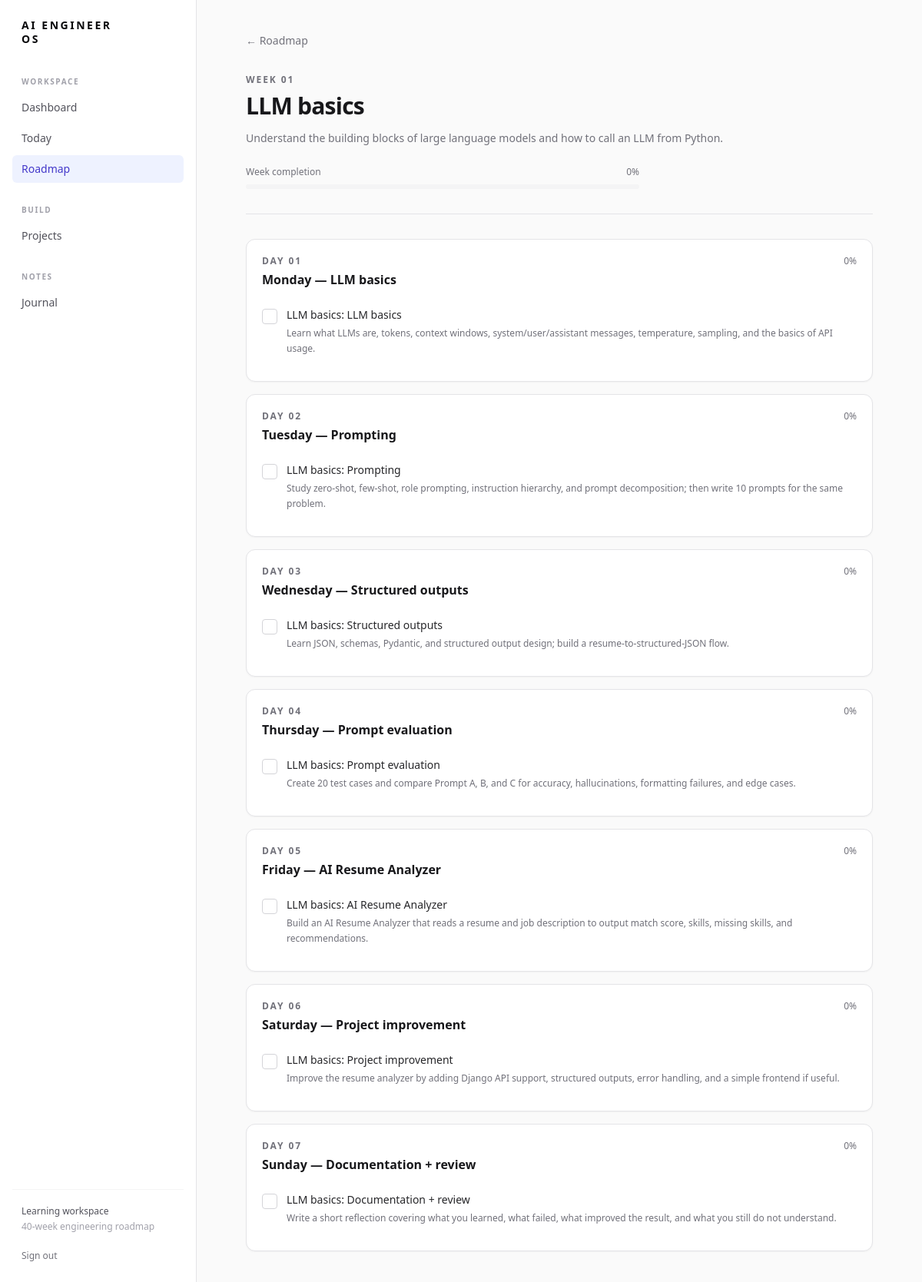
Page /roadmap/week/1/ (signed in) on the committed database.
### learning/models.py (models this page shows, shortened)
class ProgressMixin:
    def progress_from_tasks(self):
        tasks = self._task_queryset()
        total = tasks.count()
        return round(tasks.filter(completed=True).count() * 100 / total) if total else 0

class Week(ProgressMixin, models.Model):
    section = models.ForeignKey(Section, on_delete=models.CASCADE, related_name="weeks")
    number = models.PositiveIntegerField(unique=True)
    title = models.CharField(max_length=200)
    objective = models.TextField()
    completed = models.BooleanField(default=False)
    class Meta: ordering = ["number"]
    def _task_queryset(self): return Task.objects.filter(day__week=self)
    @property
    def progress(self): return self.progress_from_tasks()

class Day(ProgressMixin, models.Model):
    week = models.ForeignKey(Week, on_delete=models.CASCADE, related_name="days")
    day_number = models.PositiveSmallIntegerField()
    title = models.CharField(max_length=200)
    date = models.DateField(null=True, blank=True, db_index=True)
    class Meta:
        ordering = ["day_number"]
        constraints = [models.UniqueConstraint(fields=["week", "day_number"], name="unique_day_per_week")]
    def _task_queryset(self): return self.tasks.all()
    @property
    def progress(self): return self.progress_from_tasks()

class Task(models.Model):
    day = models.ForeignKey(Day, on_delete=models.CASCADE, related_name="tasks")
    title = models.CharField(max_length=300)
    description = models.TextField(blank=True)
    completed = models.BooleanField(default=False)
    order = models.PositiveIntegerField(default=0)
    completed_at = models.DateTimeField(null=True, blank=True)
    class Meta:
        ordering = ["order", "id"]
        constraints = [models.UniqueConstraint(fields=["day", "order"], name="unique_task_order_per_day")]

### learning/views.py (the view)
# urls.py: path("roadmap/", views.roadmap, name="roadmap"), path("roadmap/week/<int:week_number>/", views.week_detail, name="week_detail"),
@login_required
def week_detail(request, week_number):
    week = get_object_or_404(Week.objects.select_related("section").prefetch_related("days__tasks"), number=week_number)
    return render(request, "learning/week_detail.html", {"week": week})

### templates/learning/week_detail.html
{% extends 'base.html' %}{% block title %}{{ week.title }} · AI Engineer OS{% endblock %}{% block content %}<div class="page max-w-4xl"><a href="{% url 'roadmap' %}" class="text-sm font-medium text-zinc-500 hover:text-indigo-700">← Roadmap</a><header class="mt-8 border-b border-zinc-200 pb-8"><p class="eyebrow">Week {{ week.number|stringformat:'02d' }}</p><h1 class="mt-2 text-3xl font-semibold tracking-tight">{{ week.title }}</h1><p class="mt-3 max-w-2xl text-sm leading-6 text-zinc-500">{{ week.objective }}</p><div class="mt-6 max-w-lg">{% include 'components/progress_bar.html' with percentage=week.progress label='Week completion' %}</div></header><div class="mt-8 space-y-4">{% for day in week.days.all %}<section class="panel p-5"><div class="flex items-start justify-between"><div><p class="eyebrow">Day {{ day.day_number|stringformat:'02d' }}</p><h2 class="mt-1 text-base font-semibold">{{ day.title }}</h2></div><span class="text-xs text-zinc-500">{{ day.progress }}%</span></div><ul class="mt-3 divide-y divide-zinc-100">{% for task in day.tasks.all %}{% include 'components/task_item.html' with task=task %}{% empty %}<li class="py-3 text-sm text-zinc-500">No tasks yet.</li>{% endfor %}</ul></section>{% endfor %}</div></div>{% endblock %}

### templates/base.html (shortened to what this page needs)
{% load static %}<!doctype html><html lang="en"><head><script src="https://cdn.tailwindcss.com"></script></head><body>{% if user.is_authenticated %}{% include "components/sidebar.html" %}{% endif %}<main class="min-h-screen {% if user.is_authenticated %}lg:pl-64{% endif %}">{% block content %}{% endblock %}</main></body></html>

### templates/components/sidebar.html
<div id="sidebar-overlay" class="fixed inset-0 z-30 hidden bg-zinc-950/20 lg:hidden"></div><aside id="sidebar" class="fixed inset-y-0 left-0 z-40 flex w-64 -translate-x-full flex-col border-r border-zinc-200 bg-white px-4 py-6 transition-transform duration-200 lg:translate-x-0"><a href="{% url 'dashboard' %}" class="mb-10 px-3 text-sm font-bold leading-tight tracking-[.18em] text-zinc-950">AI ENGINEER<br>OS</a><nav class="space-y-7"><div><p class="mb-2 px-3 text-[10px] font-semibold tracking-[.16em] text-zinc-400">WORKSPACE</p>{% with n=request.resolver_match.url_name %}<a href="{% url 'dashboard' %}" class="block rounded-md px-3 py-2 text-sm {% if n == 'dashboard' %}bg-indigo-50 font-medium text-indigo-700{% else %}text-zinc-600 hover:bg-zinc-50{% endif %}">Dashboard</a><a href="{% url 'today' %}" class="mt-1 block rounded-md px-3 py-2 text-sm {% if n == 'today' %}bg-indigo-50 font-medium text-indigo-700{% else %}text-zinc-600 hover:bg-zinc-50{% endif %}">Today</a><a href="{% url 'roadmap' %}" class="mt-1 block rounded-md px-3 py-2 text-sm {% if n == 'roadmap' or n == 'week_detail' %}bg-indigo-50 font-medium text-indigo-700{% else %}text-zinc-600 hover:bg-zinc-50{% endif %}">Roadmap</a>{% endwith %}</div><div><p class="mb-2 px-3 text-[10px] font-semibold tracking-[.16em] text-zinc-400">BUILD</p><a href="{% url 'projects' %}" class="block rounded-md px-3 py-2 text-sm {% if 'project' in request.resolver_match.url_name %}bg-indigo-50 font-medium text-indigo-700{% else %}text-zinc-600 hover:bg-zinc-50{% endif %}">Projects</a></div><div><p class="mb-2 px-3 text-[10px] font-semibold tracking-[.16em] text-zinc-400">NOTES</p><a href="{% url 'journal' %}" class="block rounded-md px-3 py-2 text-sm {% if 'journal' in request.resolver_match.url_name %}bg-indigo-50 font-medium text-indigo-700{% else %}text-zinc-600 hover:bg-zinc-50{% endif %}">Journal</a></div></nav><div class="mt-auto border-t border-zinc-100 px-3 pt-5"><p class="text-xs font-medium text-zinc-600">Learning workspace</p><p class="mt-1 text-xs text-zinc-400">40-week engineering roadmap</p><form method="post" action="{% url 'logout' %}" class="mt-4">{% csrf_token %}<button class="text-xs text-zinc-500 hover:text-zinc-900">Sign out</button></form></div></aside>

### templates/components/progress_bar.html (shortened to what this page needs)
<div><div class="mb-2 flex justify-between text-xs text-zinc-500"><span>{{ label|default:'' }}</span><span>{{ percentage }}%</span></div><div class="h-1.5 overflow-hidden rounded-full bg-zinc-100"></div></div>

### templates/components/task_item.html
<li class="flex gap-3 py-3"><form method="post" action="{% url 'toggle_task' task.pk %}">{% csrf_token %}<input type="hidden" name="next" value="{{ request.path }}"><button aria-label="Toggle {{ task.title }}" class="mt-0.5 flex h-5 w-5 items-center justify-center rounded border {% if task.completed %}border-emerald-600 bg-emerald-600 text-white{% else %}border-zinc-300 bg-white hover:border-indigo-500{% endif %}">{% if task.completed %}✓{% endif %}</button></form><div><p class="text-sm {% if task.completed %}text-zinc-400 line-through{% else %}font-medium text-zinc-800{% endif %}">{{ task.title }}</p>{% if task.description %}<p class="mt-1 text-xs leading-5 text-zinc-500">{{ task.description }}</p>{% endif %}</div></li>

### rows in the picture
Week: number "01", title "LLM basics", objective "Understand the building blocks of large language models and how to call an LLM from Python."
Day: day_number "01", title "Monday — LLM basics", progress "0"
Task: completed False (drawn), title "LLM basics: LLM basics", description "Learn what LLMs are, tokens, context windows, system/user/assistant messages, temperature, sampling, and the basics of API usage."
Day: day_number "02", title "Tuesday — Prompting", progress "0"
Task: completed False (drawn), title "LLM basics: Prompting", description "Study zero-shot, few-shot, role prompting, instruction hierarchy, and prompt decomposition; then write 10 prompts for the same problem."
Day: day_number "03", title "Wednesday — Structured outputs", progress "0"
Task: completed False (drawn), title "LLM basics: Structured outputs", description "Learn JSON, schemas, Pydantic, and structured output design; build a resume-to-structured-JSON flow."
Day: day_number "04", title "Thursday — Prompt evaluation", progress "0"
Task: completed False (drawn), title "LLM basics: Prompt evaluation", description "Create 20 test cases and compare Prompt A, B, and C for accuracy, hallucinations, formatting failures, and edge cases."
Day: day_number "05", title "Friday — AI Resume Analyzer", progress "0"
Task: completed False (drawn), title "LLM basics: AI Resume Analyzer", description "Build an AI Resume Analyzer that reads a resume and job description to output match score, skills, missing skills, and recommendations."
Day: day_number "06", title "Saturday — Project improvement", progress "0"
Task: completed False (drawn), title "LLM basics: Project improvement", description "Improve the resume analyzer by adding Django API support, structured outputs, error handling, and a simple frontend if useful."
Day: day_number "07", title "Sunday — Documentation + review", progress "0"
Task: completed False (drawn), title "LLM basics: Documentation + review", description "Write a short reflection covering what you learned, what failed, what improved the result, and what you still do not understand."

### other values in the picture
{{ label|default:'' }} "Week completion"
{{ percentage }} "0"
